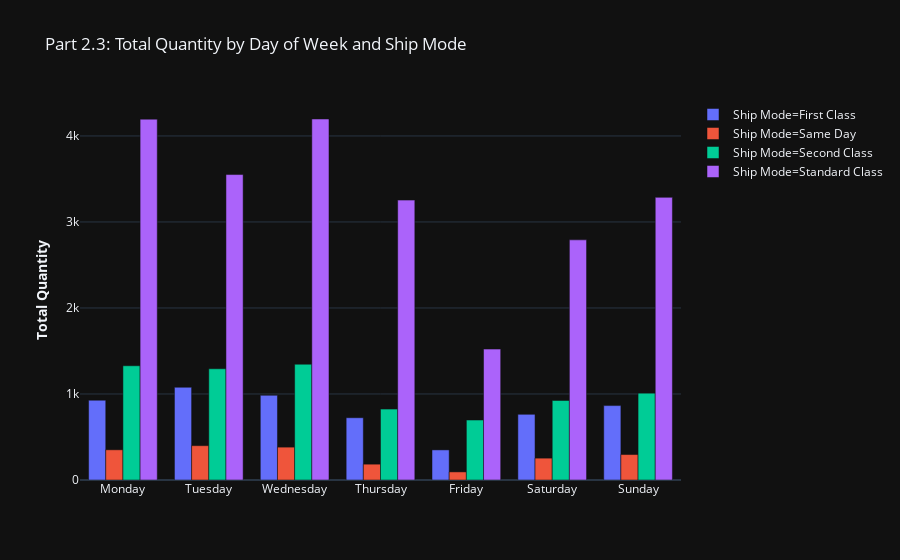

The code cell stored with this chart in its notebook:
### Markdown cell above
<h3>Plot<h3>

### Code cell
fig = px.bar(df_quan_ship_weekday,
            x='order_week_day',
            y='Quantity',
            color='Ship Mode',
            template='plotly_dark',
             barmode='group',
            title='Part 2.3: Total Quantity by Day of Week and Ship Mode')

fig.update_xaxes(showgrid=False,
                title_text='')

fig.update_yaxes(title_text='<b>Total Quantity<b>',
                tick0=0,
                dtick=1000,
                tickformat=',.0s')

fig.show()

### Figure 1 — Plotly figure (JSON) as saved in the notebook; plotly's stock layout.template omitted (floating-point values rounded to 4 significant figures)
{"data": [{"alignmentgroup": "True", "hoverlabel": {"namelength": 0}, "hovertemplate": "Ship Mode=First Class<br>order_week_day=%{x}<br>Quantity=%{y}", "legendgroup": "Ship Mode=First Class", "marker": {"color": "#636efa"}, "name": "Ship Mode=First Class", "offsetgroup": "Ship Mode=First Class", "orientation": "v", "showlegend": true, "textposition": "auto", "type": "bar", "x": ["Monday", "Tuesday", "Wednesday", "Thursday", "Friday", "Saturday", "Sunday"], "xaxis": "x", "y": [928, 1078, 985, 724, 350, 763, 865], "yaxis": "y"}, {"alignmentgroup": "True", "hoverlabel": {"namelength": 0}, "hovertemplate": "Ship Mode=Same Day<br>order_week_day=%{x}<br>Quantity=%{y}", "legendgroup": "Ship Mode=Same Day", "marker": {"color": "#EF553B"}, "name": "Ship Mode=Same Day", "offsetgroup": "Ship Mode=Same Day", "orientation": "v", "showlegend": true, "textposition": "auto", "type": "bar", "x": ["Monday", "Tuesday", "Wednesday", "Thursday", "Friday", "Saturday", "Sunday"], "xaxis": "x", "y": [351, 399, 382, 184, 94, 254, 296], "yaxis": "y"}, {"alignmentgroup": "True", "hoverlabel": {"namelength": 0}, "hovertemplate": "Ship Mode=Second Class<br>order_week_day=%{x}<br>Quantity=%{y}", "legendgroup": "Ship Mode=Second Class", "marker": {"color": "#00cc96"}, "name": "Ship Mode=Second Class", "offsetgroup": "Ship Mode=Second Class", "orientation": "v", "showlegend": true, "textposition": "auto", "type": "bar", "x": ["Monday", "Tuesday", "Wednesday", "Thursday", "Friday", "Saturday", "Sunday"], "xaxis": "x", "y": [1328, 1293, 1346, 824, 697, 925, 1010], "yaxis": "y"}, {"alignmentgroup": "True", "hoverlabel": {"namelength": 0}, "hovertemplate": "Ship Mode=Standard Class<br>order_week_day=%{x}<br>Quantity=%{y}", "legendgroup": "Ship Mode=Standard Class", "marker": {"color": "#ab63fa"}, "name": "Ship Mode=Standard Class", "offsetgroup": "Ship Mode=Standard Class", "orientation": "v", "showlegend": true, "textposition": "auto", "type": "bar", "x": ["Monday", "Tuesday", "Wednesday", "Thursday", "Friday", "Saturday", "Sunday"], "xaxis": "x", "y": [4195, 3551, 4197, 3254, 1522, 2792, 3286], "yaxis": "y"}], "layout": {"barmode": "group", "legend": {"tracegroupgap": 0}, "title": {"text": "Part 2.3: Total Quantity by Day of Week and Ship Mode"}, "xaxis": {"anchor": "y", "domain": [0, 1], "showgrid": false, "title": {"text": ""}}, "yaxis": {"anchor": "x", "domain": [0, 1], "dtick": 1000, "tick0": 0, "tickformat": ",.0s", "title": {"text": "<b>Total Quantity<b>"}}}}
